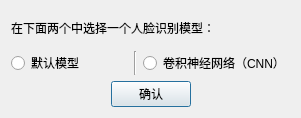
<?xml version="1.0" encoding="UTF-8"?>
<ui version="4.0">
 <class>chooseFaceDetectionModelDialog</class>
 <widget class="QDialog" name="chooseFaceDetectionModelDialog">
  <property name="geometry">
   <rect>
    <x>0</x>
    <y>0</y>
    <width>301</width>
    <height>118</height>
   </rect>
  </property>
  <property name="windowTitle">
   <string>选择人脸识别模型</string>
  </property>
  <layout class="QVBoxLayout" name="verticalLayout_2">
   <item>
    <layout class="QVBoxLayout" name="verticalLayout">
     <item>
      <widget class="QLabel" name="label">
       <property name="text">
        <string>在下面两个中选择一个人脸识别模型：</string>
       </property>
      </widget>
     </item>
     <item>
      <layout class="QHBoxLayout" name="horizontalLayout">
       <item>
        <widget class="QRadioButton" name="radioButton">
         <property name="text">
          <string>默认模型</string>
         </property>
        </widget>
       </item>
       <item>
        <widget class="Line" name="line">
         <property name="orientation">
          <enum>Qt::Vertical</enum>
         </property>
        </widget>
       </item>
       <item>
        <widget class="QRadioButton" name="radioButton_2">
         <property name="text">
          <string>卷积神经网络（CNN）</string>
         </property>
        </widget>
       </item>
      </layout>
     </item>
     <item>
      <layout class="QHBoxLayout" name="horizontalLayout_2">
       <item>
        <spacer name="horizontalSpacer">
         <property name="orientation">
          <enum>Qt::Horizontal</enum>
         </property>
         <property name="sizeHint" stdset="0">
          <size>
           <width>40</width>
           <height>20</height>
          </size>
         </property>
        </spacer>
       </item>
       <item>
        <widget class="QPushButton" name="pushButton">
         <property name="text">
          <string>确认</string>
         </property>
        </widget>
       </item>
       <item>
        <spacer name="horizontalSpacer_2">
         <property name="orientation">
          <enum>Qt::Horizontal</enum>
         </property>
         <property name="sizeHint" stdset="0">
          <size>
           <width>40</width>
           <height>20</height>
          </size>
         </property>
        </spacer>
       </item>
      </layout>
     </item>
    </layout>
   </item>
  </layout>
 </widget>
 <resources/>
 <connections/>
</ui>
